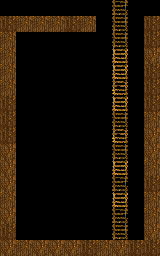

This is a level from a 2D game, rendered from its Tiled map with the project's own tilesets. A one-line summary and the map file follow, with tile-layer data summarised:
An orthogonal 10x16 tile map with 16x16 px tiles, 2 tile layers (blocks, ladders), 3 tilesets.

<map version="1.0" orientation="orthogonal" renderorder="right-down" width="10" height="16" tilewidth="16" tileheight="16" nextobjectid="1">
 <tileset firstgid="1" name="ladder" tilewidth="16" tileheight="16" tilecount="4">
  <image source="../../textures/ladder.png" width="64" height="16" />
 </tileset>
 <tileset firstgid="5" name="stone" tilewidth="16" tileheight="16" tilecount="9">
  <image source="../../textures/stone.png" width="144" height="16" />
 </tileset>
 <tileset firstgid="14" name="wood" tilewidth="16" tileheight="16" tilecount="3">
  <image source="../../textures/wood.png" width="48" height="16" />
 </tileset>
 <layer name="blocks" width="10" height="16">
  <data>[160 cells, 43 non-empty, 3 distinct tile ids]</data>
 </layer>
 <layer name="ladders" width="10" height="16">
  <data>[160 cells, 15 non-empty, 4 distinct tile ids]</data>
 </layer>
</map>
